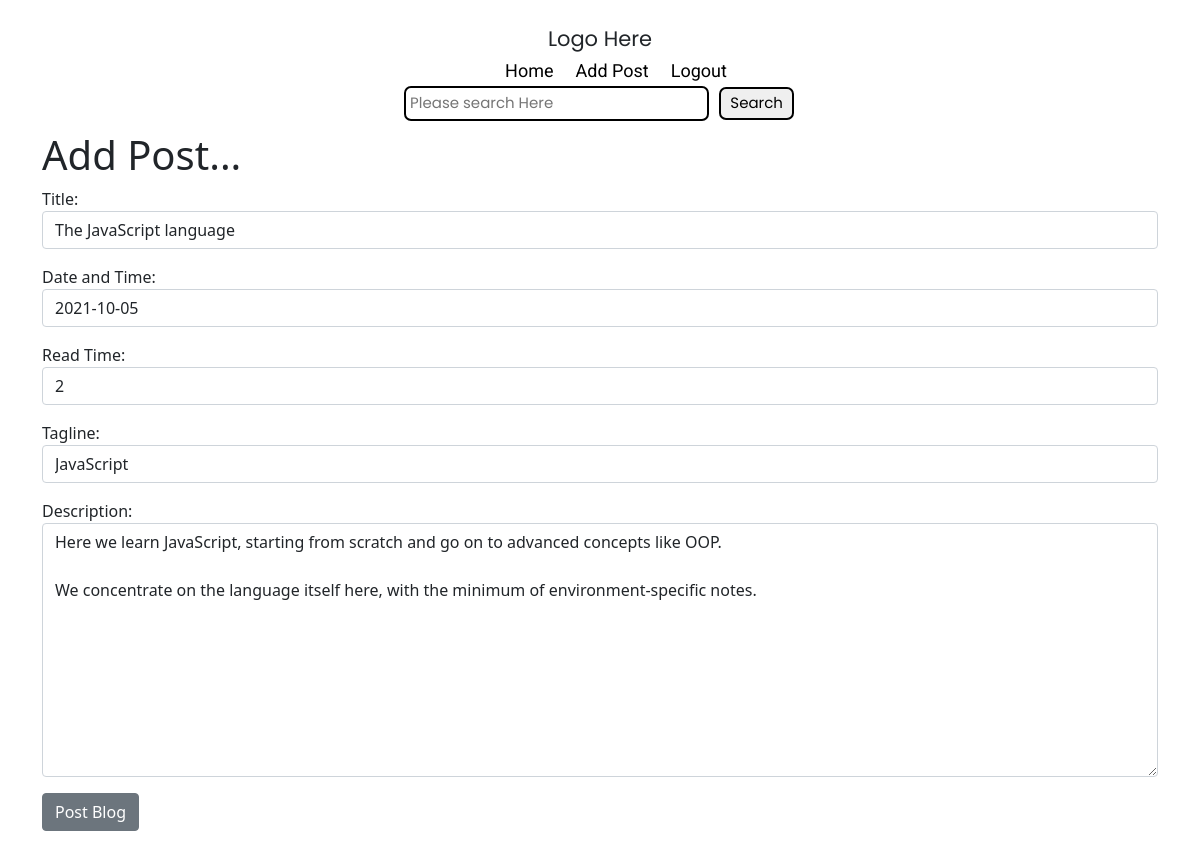
Screenshot of /article/edit/4 (signed in) with the database file from the repository.
### blogApp/models.py (models this page shows, shortened)
class Post(models.Model):
    blog_title = models.CharField(verbose_name="Title", max_length=300)
    blog_author = models.ForeignKey(User, blank=True, null=True, on_delete=models.CASCADE)
    blog_date = models.DateField(verbose_name="Date and Time")
    blog_read_time = models.IntegerField(verbose_name="Read Time")
    blog_tag = models.CharField(verbose_name="Tagline", default="Python", max_length=200)
    blog_content = models.TextField("Description")

### blogApp/views.py (the view)
# urls.py: path('article/edit/<int:pk>', UpdateDetailView.as_view(), name="update-post"),
class UpdateDetailView(UpdateView):
    model = Post
    form_class = PostForm
    template_name = 'blogs/update-post.html'

### blogApp/forms.py
class PostForm(forms.ModelForm):
    class Meta:
        model = Post
        fields = ('blog_title', 'blog_author', 'blog_date', 'blog_read_time', 'blog_tag', 'blog_content')
        widgets ={
            'blog_title': forms.TextInput(attrs={'class':'form-control'}),
            'blog_author': forms.TextInput(attrs={'class':'form-control', 'id':'username','value':"", 'type':'hidden'}),
            'blog_date': forms.DateInput(attrs={'class':'form-control'}),
            'blog_read_time': forms.NumberInput(attrs={'class':'form-control'}),
            'blog_tag': forms.TextInput(attrs={'class':'form-control'}),
            'blog_content': forms.Textarea(attrs={'class':'form-control'})
        }

### templates/blogs/update-post.html (shortened to what this page needs)
{% extends 'blogs/index.html' %}
{% load static %}
{% block content %}
{% if user.is_authenticated%}
    {% if user.id == post.blog_author.id%}
<div class="container md-3 ">
<h1>Add Post...</h1>
<form method="POST">
{{form.as_p}}
<button class="btn btn-secondary">Post Blog</button>
</div>
 {%endif%}
{% else %}
You are not allowed here and you know it!!
{%endif %}
    {% endblock  %}

### static/blogs/css/style.css (style rules this page uses)
* { margin: 0; padding: 0; }

### static/blogs/css/utils.css (style rules this page uses)
:root { --bg-color: purple; --font-1: 'Poppins', sans-serif; --font-2: 'Roboto', sans-serif; }

### rows the page displays
Post: blog_title "The JavaScript language", blog_date "2021-10-05", blog_read_time "2", blog_tag "JavaScript", blog_content "Here we learn JavaScript, starting from scratch and go on to advanced concepts like OOP. We concentrate on the language itself here, with the minimum of environment-specific notes."
